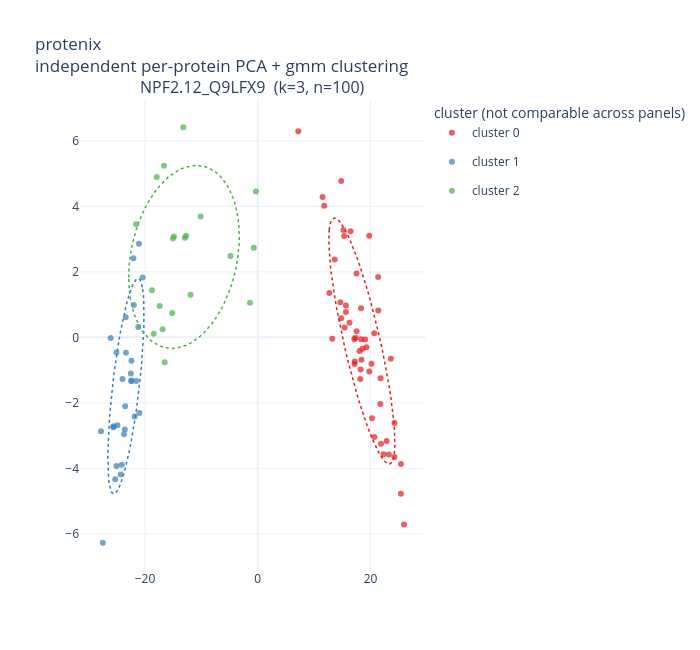

Notebook cell for this chart:
### Markdown cell above
### `protenix`

Protenix (ByteDance) -- open reimplementation of the AF3 architecture.

### Code cell
plot_backend_clustering("protenix")
